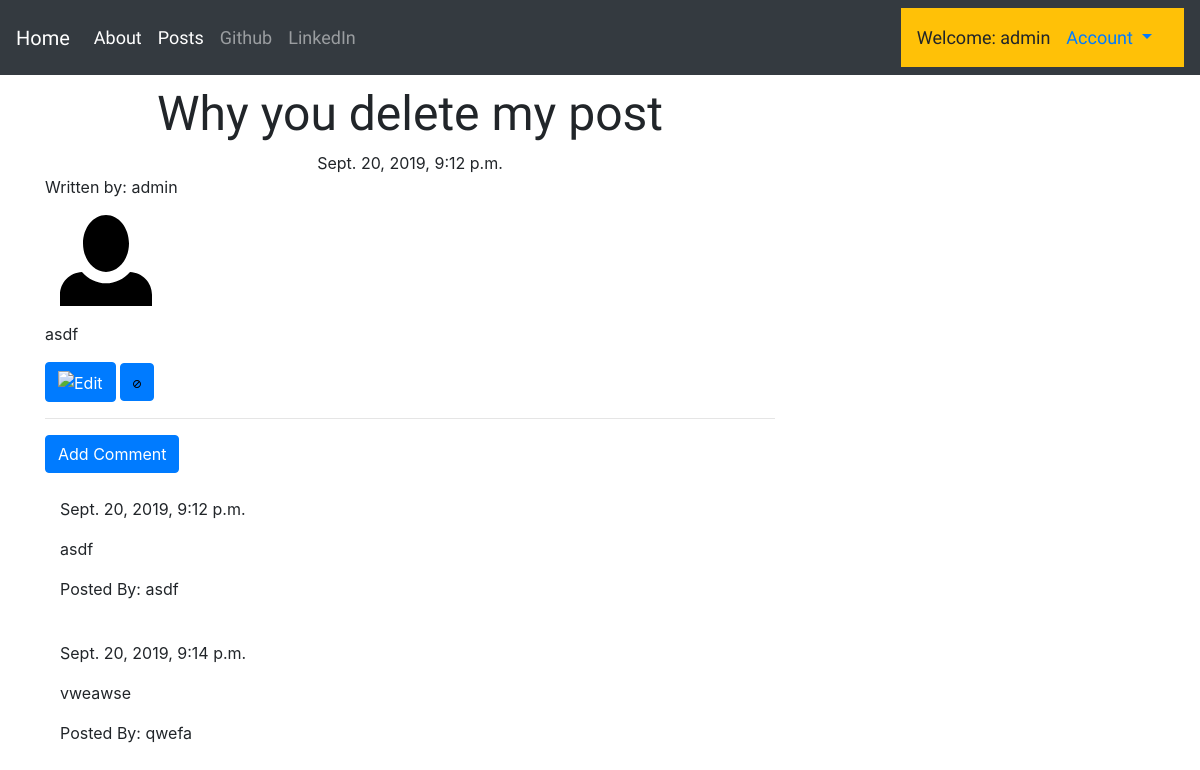
Page /blog/post/1 (signed in) on the committed database.
### blog/models.py (models this page shows, shortened)
class Post(models.Model):
    class Meta:
        app_label = 'blog'
    author = models.ForeignKey('auth.User',on_delete=models.CASCADE,blank=True)
    title = models.CharField(max_length=200)
    text = models.TextField()
    create_date = models.DateTimeField(default=timezone.now)
    published_date = models.DateTimeField(blank=True,null=True)
    def get_author_profile_pic(self):
        username = self.author.username
        if(username == "admin"):
            return ""
        else:
            try:
                pic = get_object_or_404(UserProfileInfo,user_id=get_object_or_404(User,username=username).id).profile_pic.url
            except ValueError:
                return ""
            return pic

class Comment(models.Model):
    class Meta:
        app_label = 'blog'
    post = models.ForeignKey('blog.Post',related_name='comments',on_delete=models.CASCADE)
    author = models.CharField(max_length=200)
    text = models.TextField()
    create_date = models.DateTimeField(default=timezone.now)
    approved_comment = models.BooleanField(default=False)

### blog/views.py (the view)
# urls.py: url(r'^post/(?P<pk>\d+)$',views.PostDetailView.as_view(),name='post_detail'),
class PostDetailView(DetailView):
    model = Post

### blog/templates/blog/post_detail.html (shortened to what this page needs)
{% extends "blog/base.html" %}
{% load static %}
{% block content %}
<h1 class="posttitle loader">{{post.title}}</h1>
{% if post.published_date %}
	<div class="date postdate">
		{{ post.published_date }}
	</div>
{% else %}
	<a class="btn btn-default" href="{% url 'blog:post_publish' pk=post.pk %}">Publish</a>
{% endif %}
	<div class="postauthor">
		<p>Written by: {{ post.author }}</p>
		<img class="rounded col-sm-2" src={{post.get_author_profile_pic|default:"/static/iconic/svg/person.svg"}} alt="Author Profile Picture">
	</div>
	<p class='postcontent'>{{ post.text|safe|linebreaksbr}}</p>
{% if user.is_authenticated %}
	<a class="btn btn-primary" href="{% url 'blog:post_edit' pk=post.pk %}">
		<img src="{% static 'iconic/svg/pencil.svg' %}" alt="Edit">
	</a>
	<a class="btn btn-primary" href="{% url 'blog:post_remove' pk=post.pk %}">
		<img src="{% static 'iconic/svg/ban.svg' %}" alt="Remove">
	</a>
{% endif %}
<hr>
<a class="btn btn-primary" href="{% url 'blog:add_comment_to_post' pk=post.pk %}">Add Comment</a>
<div class="container">
	{% for comment in post.comments.all %}
		<br>
		{% if user.is_authenticated or comment.approved_comment %}
			{{comment.create_date}}
			<p>{{comment.text|safe|linebreaks}}</p>
			<p>Posted By: {{comment.author}}</p>
		{% endif %}
		{% empty %}
		<p>No Comments!</p>
	{% endfor %}
{% endblock %}

### blog/templates/blog/base.html (shortened to what this page needs)
<!doctype html>
{% load static %}
<html lang="en">
  <head>
    <link rel="stylesheet" href="https://stackpath.bootstrapcdn.com/bootstrap/4.3.1/css/bootstrap.min.css">
	<link rel="stylesheet" href="//cdn.jsdelivr.net/npm/medium-editor@latest/dist/css/medium-editor.min.css" type="text/css" media="screen" charset="utf-8">
	<link rel="stylesheet" href="{% static 'css/blog.css' %}">
<nav class="nav navbar navbar-expand-lg navbar-dark bg-dark techfont">
	<a class="navbar-brand" href="{% url 'basic_app:index' %}">Home</a>
  <div class="collapse navbar-collapse" id="navbarSupportedContent">
    <ul class="navbar-nav mr-auto">
      <li class="nav-item active">
		  <a class="nav-link" href="{% url 'blog:about' %}">About<span class="sr-only">(current)</span></a>
      </li>
	  <li class="nav-item active">
		  <a class="nav-link" href="{% url 'blog:post_list' %}">Posts</a>
	  </li>
      <li class="nav-item">
        <a class="nav-link" href="https://www.github.com/Edhotmetal/Django-Project">Github</a>
      </li>
	  <li class="nav-item">
		  <a class="nav-link" href="https://www.linkedin.com/in/fernandez-edward/">LinkedIn</a>
	  </li>
    </ul>
		  <ul class="nav navbar navbar-light bg-warning navbar-right">
			{% if user.is_authenticated %}
				<a>Welcome: {{ user.username }}</a>
			{% endif %}
		  <li class="nav-item dropdown">
			<a class="nav-link dropdown-toggle" href="#" id="navbarDropdown" role="button" data-toggle="dropdown" aria-haspopup="true" aria-expanded="false">
			  Account
			</a>
		  </li>
	  </ul>
	  </div>
</nav>
<div class="content container">
	<div class="row">
		<div class="col-md-8">
			<div class="blog_posts">
				{% block content %}
				{% endblock %}
			</div>
		</div>
	</div>
</div>
</html>

### blog/static/css/blog.css (style rules this page uses)
.techfont { font-family: 'Russo One', sans-serif; font-size: 18px; margin-bottom: 10px; }
.postdate { text-align: center; }
.posttitle { font-family: 'Russo One', sans-serif; font-size: 3em; text-align: center; }
.postcontent { font-family: 'Montserrat'; font-size: 1.5em; }
.loader { filter:hue-rotate(0deg); color:linear-gradient(45deg,#0f8,#08f); animation:hue 10000ms infinite linear; }

### rows in the picture
Post: title "Why you delete my post", published_date "Sept. 20, 2019, 9:12 p.m.", author "admin", text "asdf"
Comment: create_date "Sept. 20, 2019, 9:12 p.m.", text "asdf", author "asdf"
Comment: create_date "Sept. 20, 2019, 9:14 p.m.", text "vweawse", author "qwefa"

### other values in the picture
{{ user.username }} "admin"
